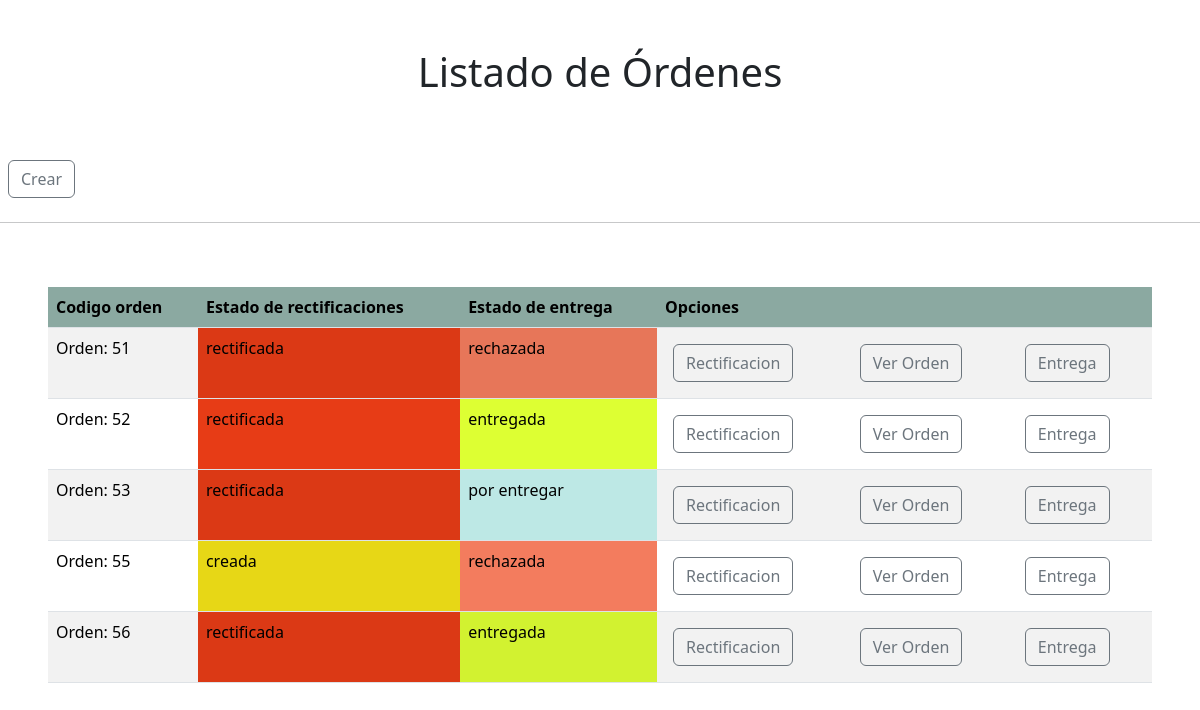
Before: /listadoorden with the older database file.
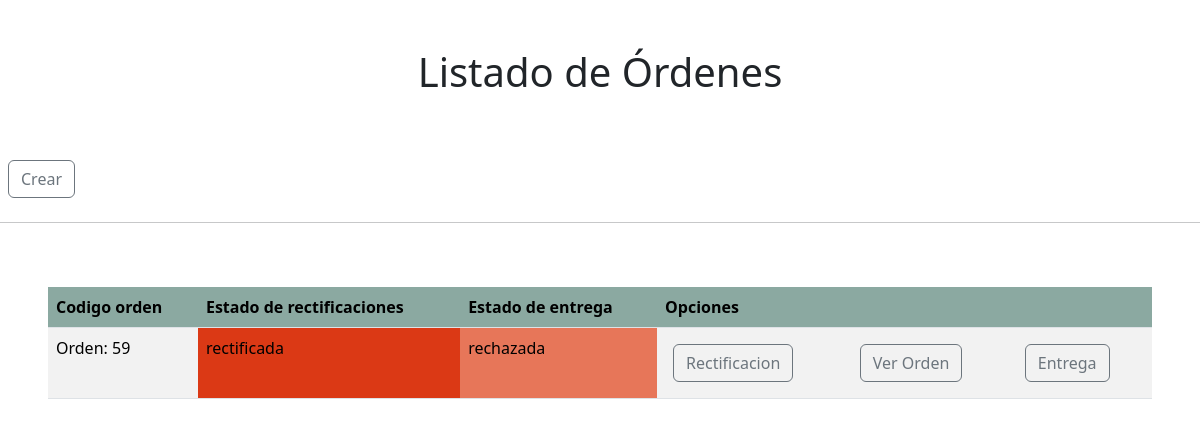
After: the same page with the newer database file.
### app/models.py (models this page shows, shortened)
class orden(models.Model):
    id = models.AutoField(primary_key=True)
    nombrevendedor = models.CharField(max_length=90)
    rutvendedor = models.CharField(max_length=9)
    nombreempresa = models.CharField(max_length=90)
    direccionv = models.CharField(max_length=90)
    telefonov = models.IntegerField(default=0)
    correovendedor = models.CharField(max_length=90)
    nombrecliente = models.CharField(max_length=90)
    rutcliente = models.CharField(max_length=9)
    direccioncliente = models.CharField(max_length=90)
    correo = models.CharField(max_length=90)
    telefonoc = models.IntegerField(default=0)
    valorNeto= models.IntegerField(default=0)
    iva = models.IntegerField(default=0)
    valorenvio = models.IntegerField(default=0)
    TotalAPagar = models.IntegerField(default=0)
    ESTADO_CHOICES = (
        ('creada', 'creada'),
        ('rectificada', 'Rectificada'),
    )
    ESTADOENTREGA_CHOICES = (
        ('por entregar', 'por entregar'),
        ('entregada', 'entregada'),
        ('rechazada', 'rechazada'),
        ('anulada', 'Anulada'),#prueba
    )
    estado = models.CharField(max_length=20, choices=ESTADO_CHOICES, default='creada')
    estadoentrega=models.CharField(max_length=20, choices=ESTADOENTREGA_CHOICES, default='por entregar')
    motivo_rechazo = models.TextField(blank=True, null=True)
    direccion_entrega = models.CharField(max_length=255, blank=True, null=True)
    rut_receptor = models.CharField(max_length=12, blank=True, null=True)
    foto_entrega = models.ImageField(upload_to='fotos_entrega/', blank=True, null=True)

### app/views.py (the view, shortened to what this page needs)
# urls.py: path('listadoorden',listadoorden,name='listadoorden'),
def listadoorden(request):
    ordenes = orden.objects.all()  # Obtener todas las órdenes
    return render(request, 'listadoorden.html', {'ordenes': ordenes})

### app/templates/listadoorden.html (shortened to what this page needs)
<!DOCTYPE html>
<html lang="en">
<head>
  <link href="https://cdn.jsdelivr.net/npm/bootstrap@5.3.3/dist/css/bootstrap.min.css" rel="stylesheet"
>
</head>
<body>
  <h1 style="text-align: center;" class="p-5">Listado de Órdenes</h1>
  <div  class="p-2">
    <button type="button" class="btn btn-outline-secondary " onclick="window.location.href='{% url 'crearorden' %}'">Crear</button>
  </div>
  <hr>
  <div class="p-5">
    <table class="table table-striped">
      <thead>
        <tr>
          <th scope="col" style="background-color: rgb(139, 169, 161);">Codigo orden</th>
          <th scope="col" style="background-color: rgb(139, 169, 161);">Estado de rectificaciones</th>
          <th scope="col" style="background-color: rgb(139, 169, 161);">Estado de entrega</th>
          <th scope="col" style="background-color: rgb(139, 169, 161);">Opciones</th>
          <th style="background-color: rgb(139, 169, 161);"></th>
          <th style="background-color: rgb(139, 169, 161);"></th>
        </tr>
      </thead>
      <tbody>
        {% for orden in ordenes %}
        <tr>
          <td>Orden: {{ orden.id }}</td>
          <td style="
          {% if orden.estado  == 'creada' %} background-color: rgb(231, 215, 22 );
          {% elif orden.estado  == 'rectificada' %} background-color: rgb(231, 60, 22);
          {% endif %} ">{{ orden.estado }}</td>
          <td style="
              {% if orden.estadoentrega == 'por entregar' %} background-color: rgb(199, 244, 241);
              {% elif orden.estadoentrega == 'entregada' %} background-color: rgb(221, 255, 51);
              {% elif orden.estadoentrega == 'rechazada' %} background-color:  rgb(243, 124, 94 );
              {% elif orden.estadoentrega == 'anulada' %} background-color: rgb(232, 166, 87 );
              {% endif %} ">{{ orden.estadoentrega }}</td>
          <td>
            <div class="p-2">
              <button type="button" class="btn btn-outline-secondary" onclick="window.location.href='{% url 'rectificacion' orden.id %}'">Rectificacion</button>
            </div>
          </td>
          <td>
            <div class="p-2">
              <button type="button" class="btn btn-outline-secondary" onclick="window.location.href='{% url 'detalleorden' orden.id %}'">Ver Orden</button>
            </div>
          </td>
          <td>
            <div class="p-2">
              <button type="button" class="btn btn-outline-secondary" onclick="window.location.href='{% url 'entrega' orden.id %}'">Entrega</button>
            </div>
          </td>
        </tr>
        {% endfor %}
      </tbody>
    </table>
  </div>
</body>
</html>

Changed rows visible on the page:
removed orden: id "51", estado "rectificada", estadoentrega "rechazada"
removed orden: id "52", estado "rectificada", estadoentrega "entregada"
removed orden: id "53", estado "rectificada", estadoentrega "por entregar"
removed orden: id "55", estado "creada", estadoentrega "rechazada"
removed orden: id "56", estado "rectificada", estadoentrega "entregada"
added orden: id "59", estado "rectificada", estadoentrega "rechazada"
